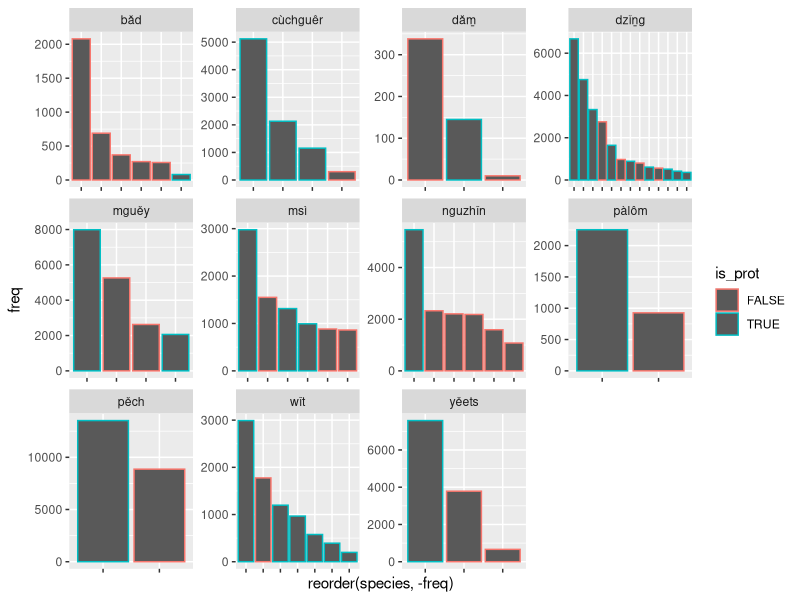
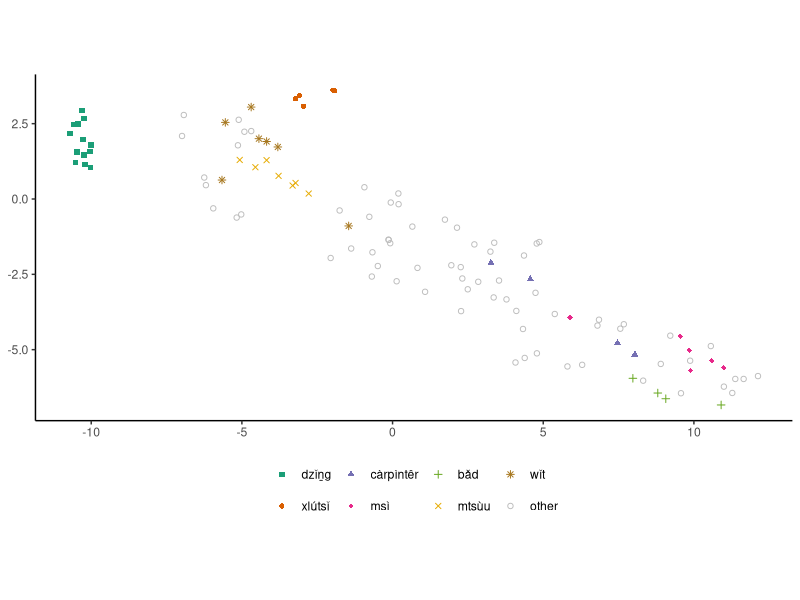
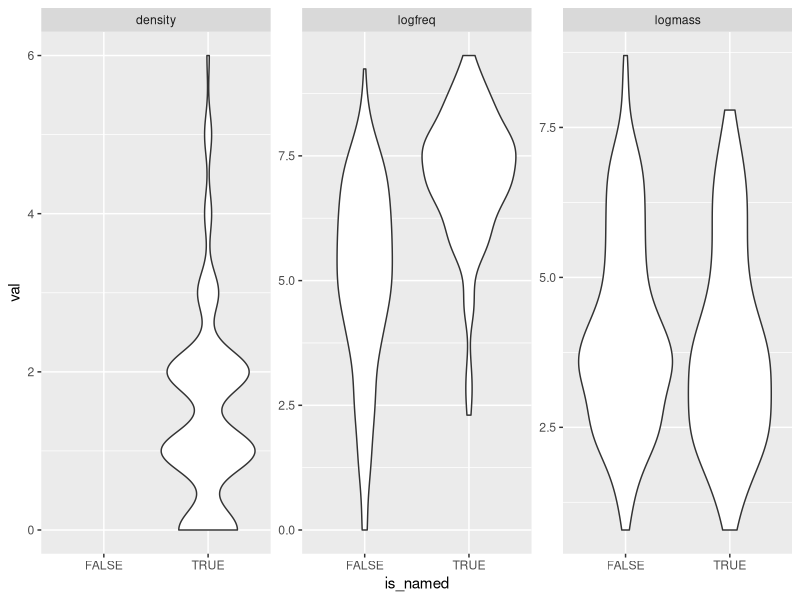
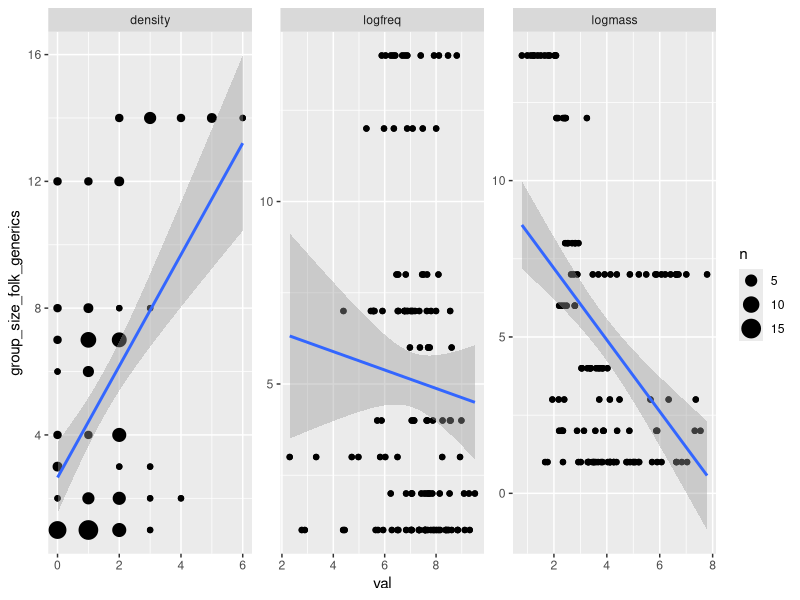
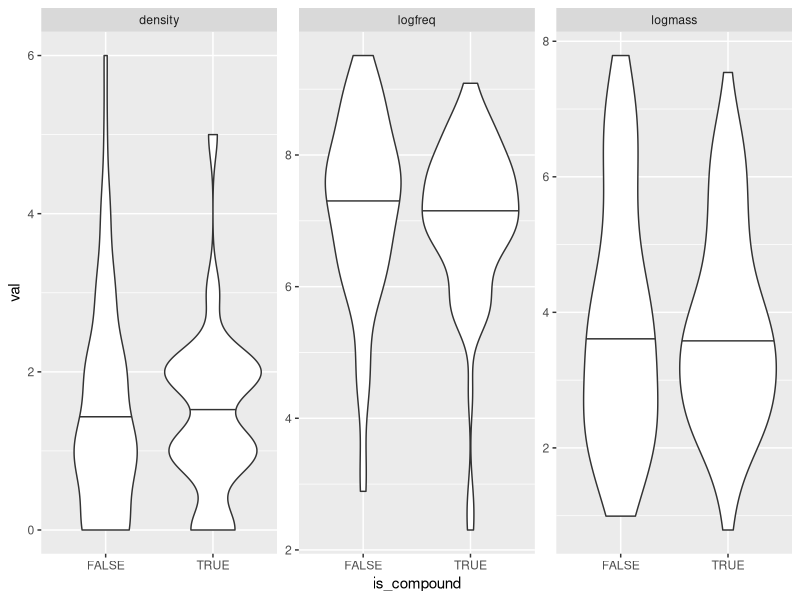
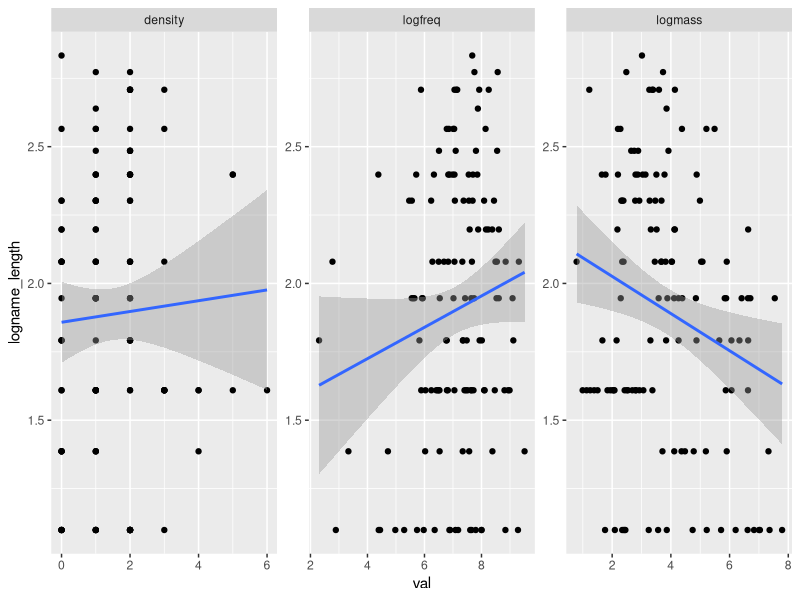
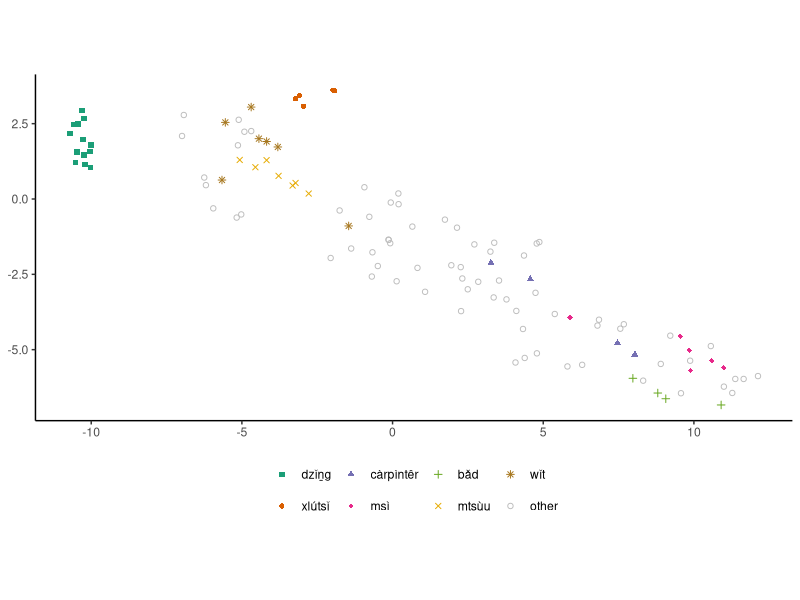

Source code (R) for these figures, in order:
## ---- chunk 1
knitr::opts_chunk$set(echo = TRUE, progress = TRUE)
## ---- chunk 2
library(here)
library(tidyverse)
library(lme4)
library(RColorBrewer)
## ---- chunk 3
df <- read_csv(here("code", "data", "df_zapotec_density.csv"))
## ---- chunk 4

slab <- function(z) {
  z[!(z %in% c("xlútsǐ", "càrpìntêr",  "msì", "bǎd",  "mtsùu", "wǐt", "dzǐn̲g"))] <-"other"
  z
}

df_mf <- df  %>% 
  mutate(is_named = !is.na(folk_specific), logmass = log(mass), logfreq = log(freq)) %>% 
  mutate(is_prot = !is.na(folk_specific) & folk_specific==folk_generic)  %>% 
  # XXX: should is_compound and name_length be based on specific or generic names?
  mutate(is_compound = grepl('-', folk_specific)) %>% 
  mutate(name_length = str_count(folk_specific) - is_compound) %>% 
  mutate(logname_length = log(name_length)) %>% 
  mutate(clements_group=factor(clements_group))  %>% 
  # XXX: include only species for which we have mass and frequency?
  filter(mass > 0 & freq > 0) %>% 
  mutate(name=factor(folk_generic)) %>% 
  mutate(name=fct_relabel(name, slab)) %>% 
  mutate(name=factor(name, levels =  c("dzǐn̲g", "xlútsǐ", "càrpìntêr",  "msì", "bǎd",  "mtsùu", "wǐt", "other"))) %>% 
  mutate(e1 = -e1)

  
# make long data frame for generating figures
df_mf_long <- df_mf %>% 
  gather(key='variable', value='val', logmass, logfreq, density)
## ---- chunk 5
protstatus <- df_mf %>% 
  select(folk_generic, is_prot) %>% 
  distinct() %>% 
  group_by(folk_generic) %>% 
  summarize(cnt = n()) %>% 
  ungroup() %>% 
  filter(cnt>1)

protcats <- inner_join(df_mf, protstatus)

protplot <- protcats %>% 
  filter(is_named) %>% 
  ggplot(aes(x = reorder(species, -freq), y = freq, color = is_prot)) +
  geom_col() +
  facet_wrap(~folk_generic, scale="free")  +
  theme(axis.text.x=element_blank())
 
protplot
## ---- chunk 6


mycolors <- c(brewer.pal(n = 7, name = 'Dark2'), "#BDBDBD")

morphospace_plot <- df_mf %>% 
  filter(!is.na(e1) & is_named) %>% 
  ggplot(aes(x = e1, y = e2, shape=name, color = name)) +
  #scale_shape_manual(values=1:nlevels(df_mf$plotgen)) +
  scale_shape_manual(values=c(15,16,17,18,3,4,8, 1)) +
  scale_color_manual(values=mycolors) +
  geom_point() +
  coord_fixed() +
  theme_classic() + 
  theme(axis.title.x = element_blank(), axis.title.y = element_blank(), legend.title = element_blank()) +
 #theme(plot.margin=grid::unit(c(0,0,0,0), "mm")) +
 theme(legend.position = "bottom", legend.spacing.x = unit(0.1, 'mm'))

morphospace_plot
ggsave( here("paper", "figures", "morphospace.png"), width=3.375, units="in")

## ---- chunk 7

namedvsunnamed_plot <- df_mf_long %>% 
  ggplot(aes(x = is_named, y = val)) +
  geom_violin() +
  facet_wrap(~variable, scale="free")
namedvsunnamed_plot

naming_full <- glm( formula = is_named ~ logfreq + logmass,  family = binomial, data = df_mf)
naming_freq<- glm( formula = is_named ~ logfreq,  family = binomial, data = df_mf)
naming_mass<- glm( formula = is_named ~ logmass, family = binomial, data = df_mf)
anova(naming_freq, naming_full, naming_mass, test="Chisq")


naming_drop <- drop1(naming_full, test="Chisq")
summary(naming_full)
naming_drop
## ---- chunk 8
df_named <- df_mf %>% 
  filter(is_named) %>% 
  mutate(norm_group_size_generic = group_size_folk_generics/group_size_clements) 

lumping_plot <- df_mf_long %>% 
  filter(is_named) %>% 
  ggplot(aes(x = val, y = group_size_folk_generics)) +
  geom_point() +
  geom_count() +
  scale_size_area()+
  geom_smooth(method=lm) +
  facet_wrap(~variable, scales="free")
lumping_plot

lmlumping_full <- lm( formula = group_size_folk_generics ~ logfreq + logmass,  data = df_named)
lmlumping_freq <- lm( formula = group_size_folk_generics ~ logfreq,  data = df_named)
lmlumping_mass <- lm( formula = group_size_folk_generics ~ logmass,  data = df_named)

anova(lmlumping_freq, lmlumping_full, lmlumping_mass, test="Chisq")
#lumping_drop <- drop1(lmlumping, test="Chisq")
#lumping_drop
summary(lmlumping_full)
## ---- chunk 9
compound_plot <- df_mf_long %>% 
  filter(is_named) %>% 
  ggplot(aes(x = is_compound, y = val)) +
  geom_violin(draw_quantiles=c(0.5)) +
  facet_wrap(~variable, scale="free")
compound_plot

logitmodcompound <- glm(
  formula = is_compound ~ logfreq + logmass, 
  family = binomial,
  data = df_named)

compound_drop <- drop1(logitmodcompound, test="Chisq")
compound_drop
summary(logitmodcompound)
## ---- chunk 10

namelength_plot <- df_mf_long %>% 
  filter(is_named) %>% 
  ggplot(aes(x = val, y = logname_length)) +
  geom_point() +
  geom_smooth(method=lm) +
  facet_wrap(~variable, scale="free")
namelength_plot

namelength_full <- lm( formula = logname_length ~ logfreq + logmass,  data = df_named)
namelength_freq <- lm( formula = logname_length ~ logfreq,  data = df_named)
namelength_mass <- lm( formula = logname_length ~ logmass,  data = df_named)

#namelength_drop <- drop1(namelength_full, test="Chisq")
#namelength_drop

anova(namelength_freq, namelength_full, namelength_mass, test="Chisq")

summary(namelength_full)
